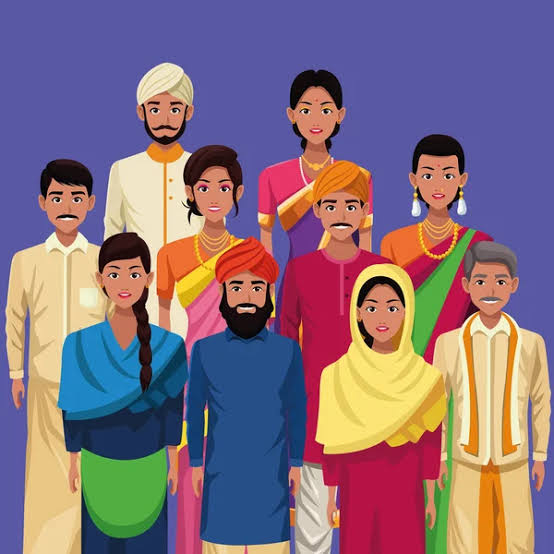
%> input picture TASK3/clipart.jpg, 554 x 554 px
$ octave huffman_coding.m   (GNU Octave 9; MATLAB toolbox functions it lacks are replaced by stand-ins)
%> lines starting %> are read from the running program, lines starting %| are printed output that depends on the picture
clc;
clear;
close all;
total_start = tic;

I = imread('clipart.jpg');
%> I is the input picture: size 554x554x3 uint8; mean R, G, B 133.1, 110.3, 125.5

if size(I,3) == 3
    I_gray = rgb2gray(I);
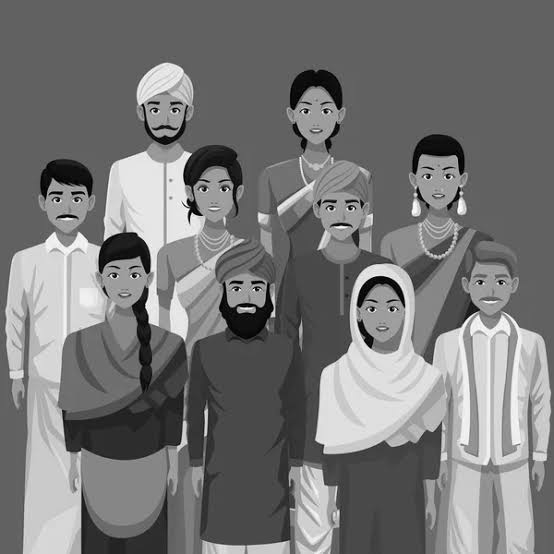
%> I_gray: size 554x554 uint8; min 0, max 255, mean 118.9
else
    I_gray = I;
end

data = I_gray(:);

fprintf('HUFFMAN CODING -\n');
fprintf('Image size      : %d x %d\n', size(I_gray,1), size(I_gray,2));
%| Image size      : 554 x 554
fprintf('Number of pixels: %d\n', numel(data));
%| Number of pixels: 306916
fprintf('Data type       : %s\n', class(I_gray));
%| Data type       : uint8

% HISTOGRAM / PROBABILITY
counts = imhist(I_gray);
%> counts = 256 values, max 92289 at index 98, min 1 at index 256, mean 1198.9
symbols = (0:255)';

used = counts > 0;
%> used = 256 logical values, 256 true

symbols_used = symbols(used);
%> symbols_used = 256 values from 0 to 255
counts_used = counts(used);
%> counts_used has the same summary as counts

probabilities = counts_used / sum(counts_used);
%> probabilities = 256 values, max 0.301 at index 98, min 3.26e-06 at index 256, mean 0.00391

num_symbols = length(symbols_used);
%> num_symbols = 256
fprintf('Unique symbols  : %d\n', num_symbols);
%| Unique symbols  : 256

% ENTROPY
entropy_value = -sum(probabilities .* log2(probabilities));
%> entropy_value = 5.96

% HUFFMAN DICTIONARY
fprintf('\nCreating Huffman dictionary...\n');

dict_start = tic;
%> (the run ends here)

$ run again, with TASK3/autumn.png saved as TASK3/clipart.jpg
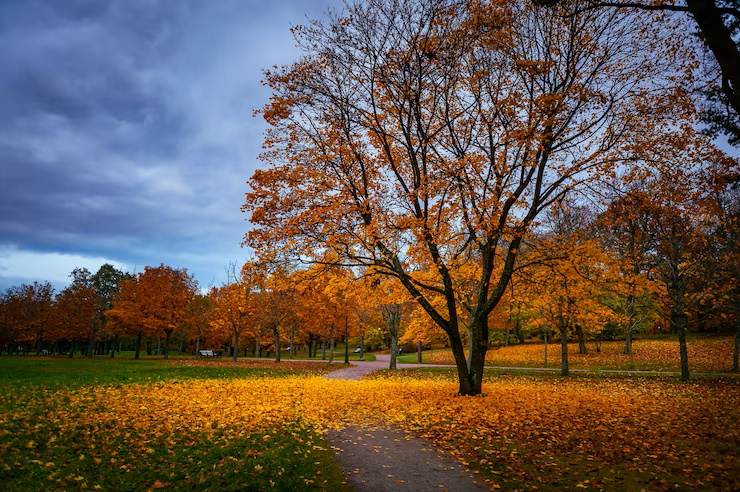
%> input picture TASK3/autumn.png, 740 x 492 px
%> I is the input picture: size 492x740x3 uint8; mean R, G, B 102.9, 87.7, 77.6
%> `I_gray = rgb2gray(I);`:
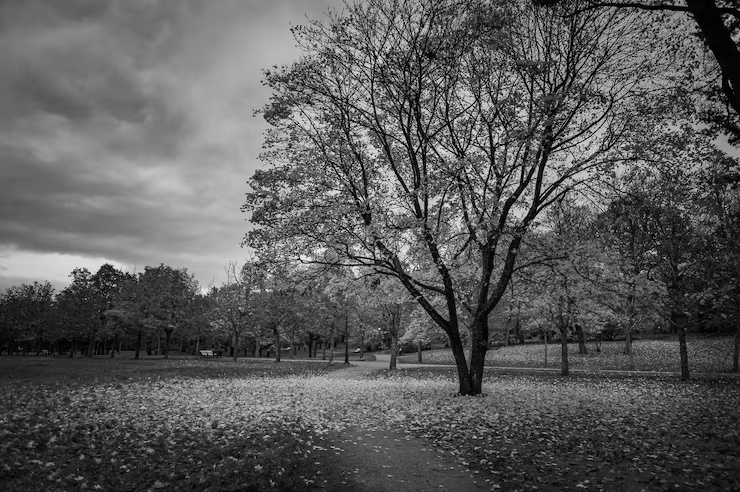
%> I_gray: size 492x740 uint8; min 0, max 243, mean 91.1
%| Image size      : 492 x 740
%| Number of pixels: 364080
%| Data type       : uint8
%> counts = 256 values, max 2650 at index 43, min 0 at index 245, mean 1422.2
%> used = 256 logical values, 244 true
%> symbols_used = 244 values from 0 to 243
%> counts_used = 244 values, max 2650 at index 43, min 1 at index 241, mean 1492.1
%> probabilities = 244 values, max 0.00728 at index 43, min 2.75e-06 at index 241, mean 0.0041
%| Unique symbols  : 244
%> entropy_value = 7.6
